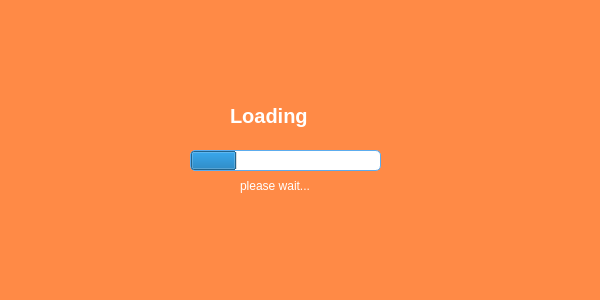
<?xml version="1.0" encoding="UTF-8"?>
<ui version="4.0">
 <class>Form</class>
 <widget class="QWidget" name="Form">
  <property name="geometry">
   <rect>
    <x>0</x>
    <y>0</y>
    <width>600</width>
    <height>300</height>
   </rect>
  </property>
  <property name="minimumSize">
   <size>
    <width>600</width>
    <height>300</height>
   </size>
  </property>
  <property name="maximumSize">
   <size>
    <width>600</width>
    <height>300</height>
   </size>
  </property>
  <property name="windowTitle">
   <string>Form</string>
  </property>
  <property name="styleSheet">
   <string notr="true">QWidget#frmLogin,QWidget#frmPopup,QWidget#frmHostInfo,QWidget#frmLogout,QWidget#frmConfig,QWidget#frmData,QWidget#frmDefence,QWidget#frmHost,QWidget#frmMain,QWidget#frmPwd,QWidget#frmSelect,QWidget#frmMessageBox{
	border:1px solid #1B89CA;
	border-radius:0px;	
}

.QFrame{
	border:0px solid #5CACEE;
	border-radius:5px;
}

QWidget#widget_title{
	background: qlineargradient(spread:pad, x1:0, y1:0, x2:0, y2:1, stop:0 #1B89CA, stop:1 #1077B5);
}

QLabel#lab_Ico,QLabel#lab_Title{
	border-radius:0px;
	color: #F0F0F0;
	background-color:rgba(0,0,0,0);
	border-style:none;
}

QLineEdit {
	border: 1px solid #5CACEE;
	border-radius: 5px;
	padding: 2px;
	background: none;
	selection-background-color: #1B89CA;
	border-color: rgb(255, 255, 255);
border-bottom-color: rgb(204, 204, 204);
border-right-color: rgb(204, 204, 204);
border-left-color: rgb(204, 204, 204);

border-bottom-color: rgb(201, 214, 201);
border-radius: 10px;
 border-width: 0px;
 border-bottom-width: 3px;
}

QLineEdit[echoMode=&quot;2&quot;] { 
	lineedit-password-character: 9679; 
}

.QGroupBox{
	border: 1px solid #5CACEE;
	border-radius: 5px;
}

.QPushButton{
	border-style: none;
	border: 0px;
	color: #F0F0F0;
	padding: 5px;	
	min-height: 20px;
	border-radius:5px;
	background: qlineargradient(spread:pad, x1:0, y1:0, x2:0, y2:1, stop:0 #EB7F3B, stop:1 #EB7F3B); 
}

.QPushButton[focusPolicy=&quot;0&quot;] {
	border-style: none;
	border: 0px;
	color: #F0F0F0;
	padding: 0px;	
	min-height: 10px;
	border-radius:3px;
	background: qlineargradient(spread:pad, x1:0, y1:0, x2:0, y2:1, stop:0 #EB7F3B, stop:1 #EB7F3B); 
}

.QPushButton:hover{ 
	background: qlineargradient(spread:pad, x1:0, y1:0, x2:0, y2:1, stop:0 #e49f77, stop:1 #e49f77);
}

.QPushButton:pressed{ 
	background: qlineargradient(spread:pad, x1:0, y1:0, x2:0, y2:1, stop:0 #EB7F3B, stop:1 #EB7F3B);
}

QPushButton#btnMenu,QPushButton#btnMenu_Min,QPushButton#btnMenu_Max,QPushButton#btnMenu_Close{
	border-radius:0px;
	color: #F0F0F0;
	background-color:rgba(0,0,0,0);
	border-style:none;
}

QPushButton#btnMenu:hover,QPushButton#btnMenu_Min:hover,QPushButton#btnMenu_Max:hover{
	background-color: qlineargradient(spread:pad, x1:0, y1:1, x2:0, y2:0, stop:0 rgba(25, 134, 199, 0), stop:1 #5CACEE);
}

QPushButton#btnMenu_Close:hover{
	background-color: qlineargradient(spread:pad, x1:0, y1:1, x2:0, y2:0, stop:0 rgba(238, 0, 0, 128), stop:1 rgba(238, 44, 44, 255));
}


QCheckBox {
	spacing: 2px; 
}

QCheckBox::indicator {
	width: 20px;
	height: 20px;
}

QCheckBox::indicator:unchecked {
	image: url(:/qss_icons/img_rc/checkbox_unchecked.png);
}

QCheckBox::indicator:checked {
	image: url(:/qss_icons/img_rc/checkbox_checked.png); 
}

QRadioButton {
	spacing: 2px;
}

QRadioButton::indicator {
	width: 15px; 
	height: 15px; 
}

QRadioButton::indicator::unchecked {
	image: url(:/qss_icons/img_rc/radio_normal.png); 
}

QRadioButton::indicator::checked {
	image: url(:/qss_icons/img_rc/radio_selected.png); 
}

QComboBox,QDateEdit{
	border-radius: 3px;
	padding: 1px 10px 1px 5px;
	border: 3px solid #5CACEE;
border-bottom-color: rgb(204, 204, 204);
border-right-color: rgb(204, 204, 204);
border-left-color: rgb(204, 204, 204);

border-bottom-color: rgb(201, 214, 201);
border-radius: 10px;
 border-width: 0px;
 border-bottom-width: 3px;
}




QMenu {
	background-color:#F0F0F0;
	margin: 2px;
}

QMenu::item {	
	padding: 2px 12px 2px 12px;
}

QMenu::indicator {
	width: 13px;
	height: 13px;
}

QMenu::item:selected {
	color: #FFFFFF;
	background: qlineargradient(spread:pad, x1:0, y1:0, x2:0, y2:1, stop:0 #1B89CA, stop:1 #1077B5); 
}

QMenu::separator {
	height: 1px;
	background: #5CACEE;
}

QProgressBar {
	border-radius: 5px;
	text-align: center;
	border: 1px solid #5CACEE;
}

QProgressBar::chunk {
	width: 5px; 
	margin: 0.5px;
	background-color: #fffff;
}

QSlider::groove:horizontal,QSlider::add-page:horizontal { 
	background: #808080; 
	height: 8px; 
	border-radius: 3px; 
}

QSlider::sub-page:horizontal {
	height: 8px; 
	border-radius: 3px;
	background: qlineargradient(spread:pad, x1:0, y1:0, x2:0, y2:1, stop:0 #1B89CA, stop:1 #1077B5); 
}

QSlider::handle:horizontal {
	width: 13px; 
	margin-top: -3px; 
	margin-bottom: -3px; 
	border-radius: 6px;
	background: qradialgradient(spread:pad, cx:0.5, cy:0.5, radius:0.5, fx:0.5, fy:0.5,stop:0.6 #F0F0F0, stop:0.778409 #5CACEE);
}

QSlider::handle:horizontal:hover {
	background: qradialgradient(spread: pad, cx: 0.5, cy: 0.5, radius: 0.5, fx: 0.5, fy: 0.5, stop: 0.6 #F0F0F0,stop:0.778409 #1B89CA);
}

QSlider::groove:vertical,QSlider::sub-page:vertical {
	background:#808080; 
	width: 8px; 
	border-radius: 3px;
}

QSlider::add-page:vertical {
	width: 8px;
	border-radius: 3px;
	background: qlineargradient(spread:pad, x1:0, y1:0, x2:0, y2:1, stop:0 #1B89CA, stop:1 #1077B5); 
}

QSlider::handle:vertical {
	height: 14px; 
	margin-left: -3px;
	margin-right: -3px;
	border-radius: 6px;
	background: qradialgradient(spread: pad, cx: 0.5, cy: 0.5, radius: 0.5, fx: 0.5, fy: 0.5, stop: 0.6 #F0F0F0, stop:0.778409 #5CACEE);
}

QSlider::handle:vertical:hover {
	background: qradialgradient(spread: pad, cx: 0.5, cy: 0.5, radius: 0.5, fx: 0.5, fy: 0.5, stop: 0.6 #F0F0F0,stop:0.778409 #1B89CA);
}

QScrollBar:vertical {
	width:10px; 
	background-color:rgba(0,0,0,0%); 
	padding-top:10px; 
	padding-bottom:10px;
}

QScrollBar:horizontal {
	height:10px; 
	background-color:rgba(0,0,0,0%); 
	padding-left:10px; padding-right:10px;
}

QScrollBar::handle:vertical {
	width:10px;
	background: qlineargradient(spread:pad, x1:0, y1:0, x2:0, y2:1, stop:0 #5CACEE, stop:1 #4F94CD); 
}

QScrollBar::handle:horizontal {
	height:10px;
	background: qlineargradient(spread:pad, x1:0, y1:0, x2:0, y2:1, stop:0 #5CACEE, stop:1 #4F94CD); 
}

QScrollBar::handle:vertical:hover {
	width:10px;
	background: qlineargradient(spread:pad, x1:0, y1:0, x2:0, y2:1, stop:0 #1B89CA, stop:1 #1077B5); 
}

QScrollBar::handle:horizontal:hover {
	height:10px;
	background: qlineargradient(spread:pad, x1:0, y1:0, x2:0, y2:1, stop:0 #1B89CA, stop:1 #1077B5); 
}

QScrollBar::add-line:vertical {
	height:10px;
	width:10px;
	subcontrol-position: bottom; 
	subcontrol-origin: margin;
	border-image:url(:/qss_icons/img_rc/add-line_vertical.png);
}

QScrollBar::add-line:horizontal {
	height:10px;
	width:10px;
	subcontrol-position: right;
	subcontrol-origin: margin;
	border-image:url(:/qss_icons/img_rc/add-line_horizontal.png);
}

QScrollBar::sub-line:vertical {
	height:10px;
	width:10px;
	subcontrol-position: top; 
	subcontrol-origin: margin;
	border-image:url(:/qss_icons/img_rc/sub-line_vertical.png);
}

QScrollBar::sub-line:horizontal {
	height:10px;
	width:10px;
	subcontrol-position: left;
	subcontrol-origin: margin;
	border-image:url(:/qss_icons/img_rc/sub-line_horizontal.png);
}

QScrollBar::add-page:vertical,QScrollBar::sub-page:vertical {
	width:10px;
	background: #C0C0C0;
}

QScrollBar::add-page:horizontal,QScrollBar::sub-page:horizontal {
	height:10px;
	background: #C0C0C0;
}

QScrollArea {
	border: 0px ; 
}

QTreeView,QListView,QTableView{
	border: 1px solid #5CACEE; 
	selection-background-color: #1B89CA;
	selection-color: #border-bottom-color: rgb(204, 204, 204);
	border-right-color: rgb(204, 204, 204);
	border-left-color: rgb(204, 204, 204);

	border-bottom-color: rgb(201, 214, 201);
	border-radius: 10px;
	 border-width: 0px;
	 border-bottom-width: 5px;
	border-left-width: 5px;;
}

QTableView::item:selected, QListView::item:selected, QTreeView::item:selected {
	color: #F0F0F0;
	background: qlineargradient(spread:pad, x1:0, y1:0, x2:0, y2:1, stop:0 #1B89CA, stop:1 #1077B5); 
}

QTableView::item:hover, QListView::item:hover, QTreeView::item:hover {
	color: #F0F0F0;
	background: qlineargradient(spread:pad, x1:0, y1:0, x2:0, y2:1, stop:0 #5CACEE, stop:1 #4F94CD); 
}

QTableView::item, QListView::item, QTreeView::item {
	padding: 5px; 
	margin: 0px; 
}

QHeaderView::section {
	padding:3px;
	margin:0px;
	color:#F0F0F0;
	border: 1px solid #F0F0F0;
	background: qlineargradient(spread:pad, x1:0, y1:0, x2:0, y2:1, stop:0 #EB7F3B, stop:1 #EB7F3B);
}

QTabBar::tab {
	border-bottom-left-radius:0px;
	border-bottom-right-radius:0px;
	color: #F0F0F0;
	min-width: 60px;
	min-height: 20px;
	padding: 3px 8px 3px 8px;
	margin:1px;
	background: qlineargradient(spread:pad, x1:0, y1:0, x2:0, y2:1, stop:0 #5CACEE, stop:1 #4F94CD); 
}

QTabBar::tab:selected, QTabBar::tab:hover {
	background: qlineargradient(spread:pad, x1:0, y1:0, x2:0, y2:1, stop:0 #1B89CA, stop:1 #1077B5); 
}

QStatusBar::item {
     border: 1px solid #5CACEE;
     border-radius: 3px;
}
</string>
  </property>
  <widget class="QPushButton" name="pushButton">
   <property name="enabled">
    <bool>false</bool>
   </property>
   <property name="geometry">
    <rect>
     <x>-40</x>
     <y>-20</y>
     <width>831</width>
     <height>321</height>
    </rect>
   </property>
   <property name="styleSheet">
    <string notr="true">background-color: rgb(255, 138, 70);</string>
   </property>
   <property name="text">
    <string/>
   </property>
  </widget>
  <widget class="QLabel" name="label">
   <property name="geometry">
    <rect>
     <x>230</x>
     <y>90</y>
     <width>121</width>
     <height>51</height>
    </rect>
   </property>
   <property name="font">
    <font>
     <pointsize>15</pointsize>
     <weight>75</weight>
     <bold>true</bold>
    </font>
   </property>
   <property name="styleSheet">
    <string notr="true">color: rgb(255, 255, 255);</string>
   </property>
   <property name="text">
    <string>Loading</string>
   </property>
  </widget>
  <widget class="QProgressBar" name="progressBar">
   <property name="geometry">
    <rect>
     <x>190</x>
     <y>150</y>
     <width>191</width>
     <height>21</height>
    </rect>
   </property>
   <property name="minimum">
    <number>0</number>
   </property>
   <property name="value">
    <number>24</number>
   </property>
   <property name="textVisible">
    <bool>false</bool>
   </property>
  </widget>
  <widget class="QLabel" name="label_2">
   <property name="geometry">
    <rect>
     <x>240</x>
     <y>170</y>
     <width>91</width>
     <height>31</height>
    </rect>
   </property>
   <property name="styleSheet">
    <string notr="true">color: rgb(255, 255, 255);</string>
   </property>
   <property name="text">
    <string>please wait...</string>
   </property>
  </widget>
 </widget>
 <resources/>
 <connections/>
</ui>
